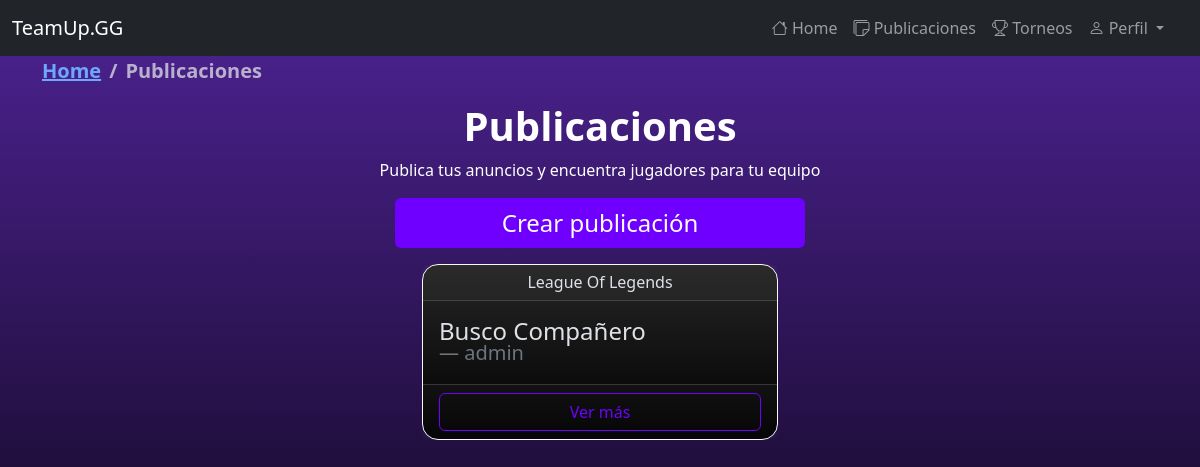
The app's page /publicaciones/ (signed in), older data.
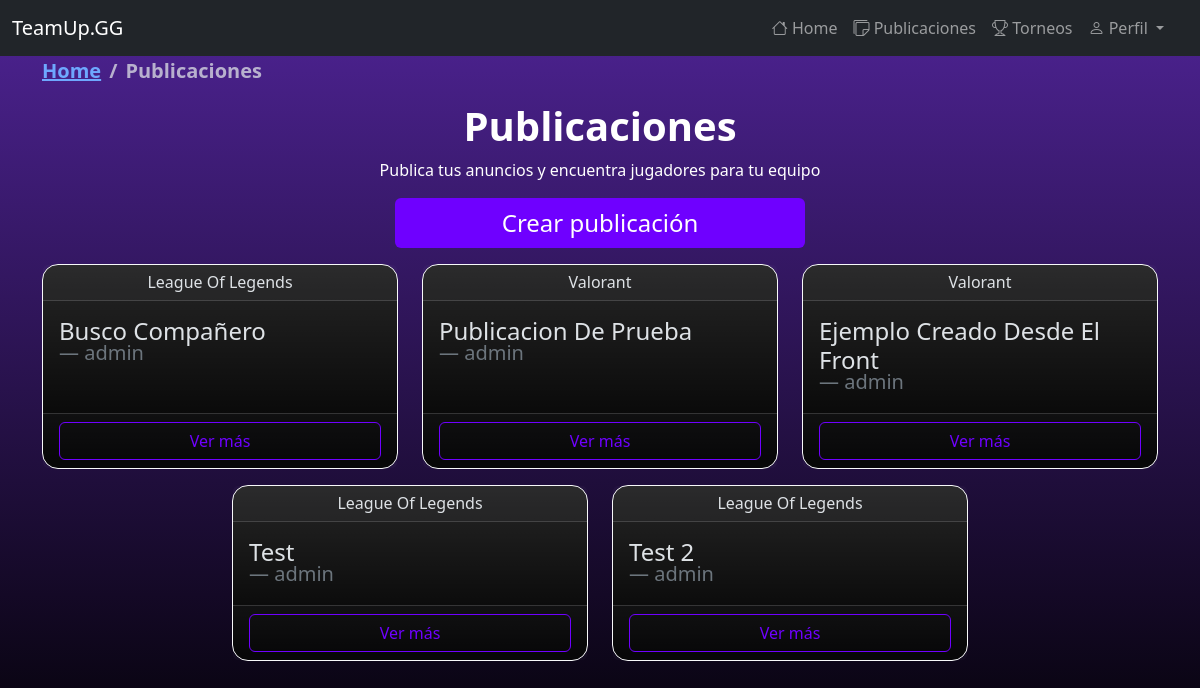
The same page, newer data.
### myapp/models.py (models this page shows, shortened)
class Post(models.Model):
    title = models.CharField(max_length=100)
    message = models.TextField()
    game = models.ForeignKey(Game, on_delete=models.CASCADE)
    user = models.ForeignKey(get_user_model(), on_delete=models.CASCADE)

class Game(models.Model):
    name = models.CharField(max_length=100)
    def __str__(self):
        return self.name

### myapp/views.py (the view)
# urls.py: path('publicaciones/', publicaciones , name='publicaciones'),
@login_required
def publicaciones(request):
    posts = Post.objects.all()
    breadcrumbs = [
        {'name': 'Publicaciones'},
    ]
    return render(request, 'publicaciones.html', {
        'publicaciones': posts,
        'breadcrumbs': breadcrumbs
    })

### myapp/templates/publicaciones.html (shortened to what this page needs)
{% extends 'base.html' %}
{% block content %}
  <div class="container">
    <div class="row">
      <div class="col-md-6 offset-md-3">
        <h1 class="text-center text-white"><strong>Publicaciones</strong></h1>
        <p class="text-center text-white">Publica tus anuncios y encuentra jugadores para tu equipo</p>
        <div class="text-center">
          <a href="{% url 'publicar' %}" class="btn btn-custom text-center w-75 fs-4">Crear publicación</a>
        </div>
      </div>
    </div>
    <div class="row justify-content-center">
      {% for publicacion in publicaciones %}
        <div class="col-12 col-sm-6 col-md-4 col-lg-4 mt-3">
          <div class="card bg-black bg-gradient border-light rounded-4 h-100">
            <div class="card-header text-center">
              <h6 class="card-text">{{ publicacion.game|title }}</h6>
            </div>
            <div class="card-body">
              <blockquote class="blockquote mb-0">
                <h4 class="card-title">{{ publicacion.title|title }}</h4>
                <footer class="blockquote-footer fs-5">{{ publicacion.user }}</footer>
              </blockquote>
            </div>
            <div class="card-footer text-center">
              <button type="button" class="btn btn-outline-custom w-100 stretched-link" data-bs-toggle="modal" data-bs-target="#modal{{ publicacion.id }}">Ver más</button>
            </div>
          </div>
        </div>
      {% endfor %}
    </div>
  </div>
{% endblock %}

### myapp/templates/base.html (shortened to what this page needs)
<!DOCTYPE html>
<html lang="en">
  <head>
    <link href="https://cdn.jsdelivr.net/npm/bootstrap@5.3.3/dist/css/bootstrap.min.css" rel="stylesheet" />
    <link rel="stylesheet" href="https://cdn.jsdelivr.net/npm/bootstrap-icons@1.11.3/font/bootstrap-icons.min.css" />
  </head>
  <body data-bs-theme="dark">
    {% include 'partials/navbar.html' %}
    {% include 'partials/breadcrumbs.html' %}
    {% block content %}
    {% endblock %}
  </body>
</html>

### myapp/templates/partials/navbar.html (shortened to what this page needs)
<nav class="navbar navbar-expand-lg navbar-dark sticky-top bg-dark" aria-label="Offcanvas navbar large">
  <div class="container-fluid">
    <a class="navbar-brand" href="{% url 'index' %}">TeamUp.GG</a>
    <div class="offcanvas offcanvas-end text-bg-dark" tabindex="-1" id="offcanvasNavbar2" aria-labelledby="offcanvasNavbar2Label">
      <div class="offcanvas-body">
        <ul class="navbar-nav justify-content-end flex-grow-1 pe-3">
        {% if user.is_authenticated %}
          <li class="nav-item">
            <a class="nav-link" aria-current="page" href="{% url 'index' %}">
              <i class="bi bi-house"></i>
              Home</a>
          </li>
          <li class="nav-item">
            <a class="nav-link" href="{% url 'publicaciones' %}">
              <i class="bi bi-stickies"></i>
              Publicaciones</a>
          </li>
          <li class="nav-item">
            <a class="nav-link" href="{% url 'torneos' %}">
              <i class="bi bi-trophy"></i>
              Torneos</a>
          </li>
          <li class="nav-item dropdown ">
            <a class="nav-link dropdown-toggle" href="#" role="button" data-bs-toggle="dropdown" aria-expanded="false">
              <i class="bi bi-person"></i>
              Perfil
            </a>
          </li>
        {% endif %}
        </ul>
      </div>
    </div>
  </div>
</nav>

### myapp/templates/partials/breadcrumbs.html
<section class="container fs-5 fw-bold">
<nav aria-label="breadcrumb">
  <ol class="breadcrumb">
    <li class="breadcrumb-item">
      <a href="{% url 'index' %}">Home</a>
    </li>
    {% for breadcrumb in breadcrumbs %}
    <li class="breadcrumb-item {% if forloop.last %}active{% endif %}">
      {% if breadcrumb.url %}
      <a href="{{ breadcrumb.url }}">{{ breadcrumb.name }}</a>
      {% else %}
      {{ breadcrumb.name }}
      {% endif %}
    </li>
    {% endfor %}
  </ol>
</nav>
</section>

### myapp/templates/base.html (style rules this page uses)
body { background: linear-gradient(to bottom, #4e2394, #000000); background-attachment: fixed; margin: 0; height: 100%; min-height: 100vh; scroll-behavior: smooth; }
.btn-custom { background-color: #6f00ff; color: #fff; }
.btn-outline-custom { color: #6f00ff; border-color: #6f00ff; }

Row changes from the older to the newer data that the page shows:
added Post: game "Valorant", title "Publicacion De Prueba", user "admin"
added Post: game "Valorant", title "Ejemplo Creado Desde El Front", user "admin"
added Post: game "League Of Legends", title "Test", user "admin"
added Post: game "League Of Legends", title "Test 2", user "admin"
